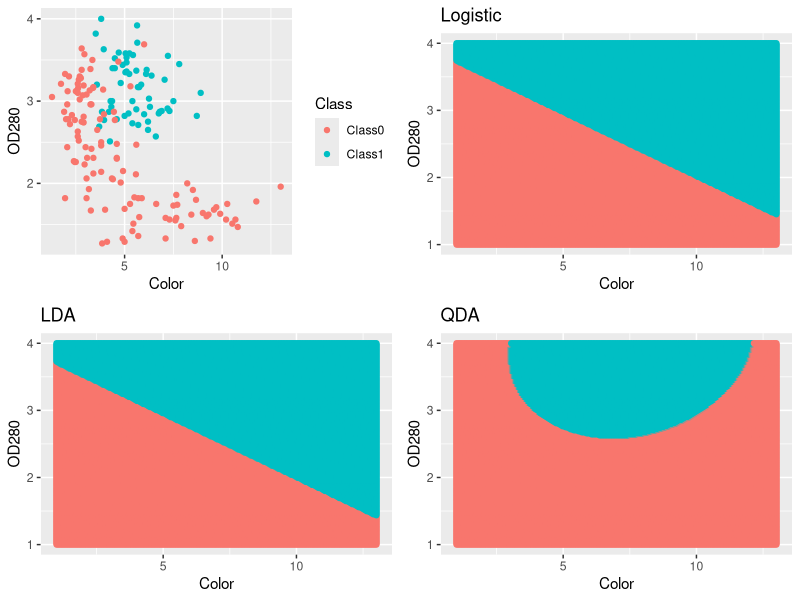

Here is the R script that generated this plot: (Note: this script raises an error after producing the figure.)
## ---- chunk 1
library(ggplot2)
library(data.table)
library(dplyr)
knitr::opts_chunk$set(echo = TRUE, message=FALSE, warning = FALSE, fig.width = 16/2, fig.height = 9/2, tidy.opts=list(width.cutoff=60), tidy=TRUE)
## ---- chunk 2
wine_1 <- read.csv("wineTrainCharacter.csv")
# recode 
wine <- wine_1 %>% mutate (Class = recode (Class,'Class2'= 'Class0', 'Class3'='Class0'))
## ---- chunk 3
# Train logistic regression classifer 
train <- wine[, c("Class","Color", "OD280")]
library(caret)
library(MLmetrics)
## ---- chunk 4
# 10  fold CV 
train_control <- trainControl(method = "cv", number = 10, classProbs = TRUE,
    summaryFunction = multiClassSummary)
## ---- chunk 5
# train the logistic regression model 
logistic_mod <- train(Class ~ Color + OD280, data = train,
    trControl = train_control, method = "glm", family = binomial(link = "logit"))
## ---- chunk 6
# LDA classifier 
lda_mod <- train(Class ~ Color + OD280, data = train,
    trControl = train_control, method = "lda")
# QDA classifier 
qda_mod <- train(Class ~ Color + OD280, data = train,
    trControl = train_control, method = "qda")
## ---- chunk 7
logloss_tab <- c(logistic_mod$results$logLoss, lda_mod$results$logLoss,
    qda_mod$results$logLoss)
misclass_tab <- 1 - c(logistic_mod$results$Accuracy, lda_mod$results$Accuracy,
    qda_mod$results$Accuracy)
metrics_tab <- cbind(logloss_tab, misclass_tab)
colnames(metrics_tab) <- c("LogLoss", "MisclassRate")
rownames(metrics_tab) <- c("Logistic", "LDA", "QDA")
## ---- chunk 8
print(metrics_tab)
## ---- chunk 9
# Create a grid for our features
grid_df <- expand.grid("Color" = seq(1,13,length = 200), "OD280" = seq(1,4,length = 200)) 
# Generate the Bayes' class for three classifers.
logistic_class_pred <- predict(logistic_mod, newdata = grid_df, type = "raw")
lda_class_pred <- predict(lda_mod, newdata = grid_df, type = "raw")
qda_class_pred <- predict(qda_mod, newdata = grid_df, type = "raw")
# Put them in a data.frame
class_preds <- data.frame(grid_df, logistic_class_pred, lda_class_pred, qda_class_pred)

# draw the plots 
p1 <- ggplot(data = train, aes(x = Color, y = OD280, color = Class)) +
    geom_point()
p2 <- ggplot(class_preds, aes(x = Color, y = OD280, color = logistic_class_pred)) +
    geom_point() + theme(legend.position = "none") + ggtitle("Logistic")
p3 <- ggplot(class_preds, aes(x = Color, y = OD280, color = lda_class_pred)) +
    geom_point() + theme(legend.position = "none") + ggtitle("LDA")
p4 <- ggplot(class_preds, aes(x = Color, y = OD280, color = qda_class_pred)) +
    geom_point() + theme(legend.position = "none") + ggtitle("QDA")
cowplot::plot_grid(p1, p2, p3,p4)
## ---- chunk 10
train2 <- wine_1[, c("Class","Color", "OD280")]

# train the multinomial logistic regression
mnl_mod <- train(Class ~ Color + OD280, data = train2, trControl = train_control, method = "multinom",trace=0,
                 MaxNWts = 550, tuneGrid = data.frame(.decay = 0))
# LDA classifier
lda_mod2 <- train(Class~ ., data = train2, trControl = train_control, method = "lda")
# QDA classifier
qda_mod2 <- train(Class ~ ., data = train2, trControl = train_control, method = "qda")
# Gaussian marginals
nb_norm_mod2 <- train(Class ~ ., data = train2, trControl = train_control, method = "naive_bayes", tuneGrid = data.frame(.usekernel = FALSE,.laplace = 0, .adjust = 1))
# KDE marginals
nb_kde_mod2 <- train(Class ~ ., data = train2, trControl = train_control, method = "naive_bayes", tuneGrid = data.frame(.usekernel = TRUE, .laplace = 0, .adjust = 1))
## ---- chunk 11
logloss_tab2 <- c(mnl_mod$results$logLoss, lda_mod2$results$logLoss,
    qda_mod2$results$logLoss, nb_norm_mod2$results$logLoss, nb_kde_mod2$results$logLoss)

misclass_tab2 <- 1 - c(mnl_mod$results$Accuracy, lda_mod2$results$Accuracy,
    qda_mod2$results$Accuracy, nb_norm_mod2$results$Accuracy, nb_kde_mod2$results$Accuracy)

metrics_tab2 <- cbind(logloss_tab2, misclass_tab2)
colnames(metrics_tab2) <- c("LogLoss", "MisclassRate")
rownames(metrics_tab2) <- c("Multinom. Logistic", "LDA", "QDA", "NB - Norm",
    "NB - KDE")
print(metrics_tab2)
## ---- chunk 12
# Generate the Bayes' class for three classifers.
logistic_class_pred2 <- predict(mnl_mod, newdata = grid_df, type = "raw")
lda_class_pred2 <- predict(lda_mod2, newdata = grid_df, type = "raw")
qda_class_pred2 <- predict(qda_mod2, newdata = grid_df, type = "raw")
nb_norm_class_pred <- predict(nb_norm_mod2, newdata = grid_df,type = "raw")
nb_kde_class_pred <- predict(nb_kde_mod2, newdata = grid_df, type = "raw")

# Put them in a data.frame
class_preds2 <- data.frame(grid_df, logistic_class_pred2, lda_class_pred2,
    qda_class_pred2, nb_norm_class_pred, nb_kde_class_pred)
## ---- chunk 13
# draw the plots 
p11 <- ggplot(data = train2, aes(x = Color, y = OD280, color = Class)) +
    geom_point()
p22 <- ggplot(class_preds2, aes(x = Color, y = OD280, color = logistic_class_pred2)) +
    geom_point() + theme(legend.position = "none") + ggtitle("Multinomial Logistic")
p33 <- ggplot(class_preds2, aes(x = Color, y = OD280, color = lda_class_pred2)) +
    geom_point() + theme(legend.position = "none") + ggtitle("LDA")
p44 <- ggplot(class_preds2, aes(x = Color, y = OD280, color = qda_class_pred2)) +
    geom_point() + theme(legend.position = "none") + ggtitle("QDA")

p55 <- ggplot(class_preds2, aes(x = Color, y = OD280, color = nb_norm_class_pred)) +
    geom_point() + theme(legend.position = "none") + ggtitle("NB - Norm")
p66 <- ggplot(class_preds2, aes(x = Color, y = OD280, color = nb_kde_class_pred)) +
    geom_point() + theme(legend.position = "none") + ggtitle("NB - KDE")

cowplot::plot_grid(p11, p22, p33,p44,p55,p66)
